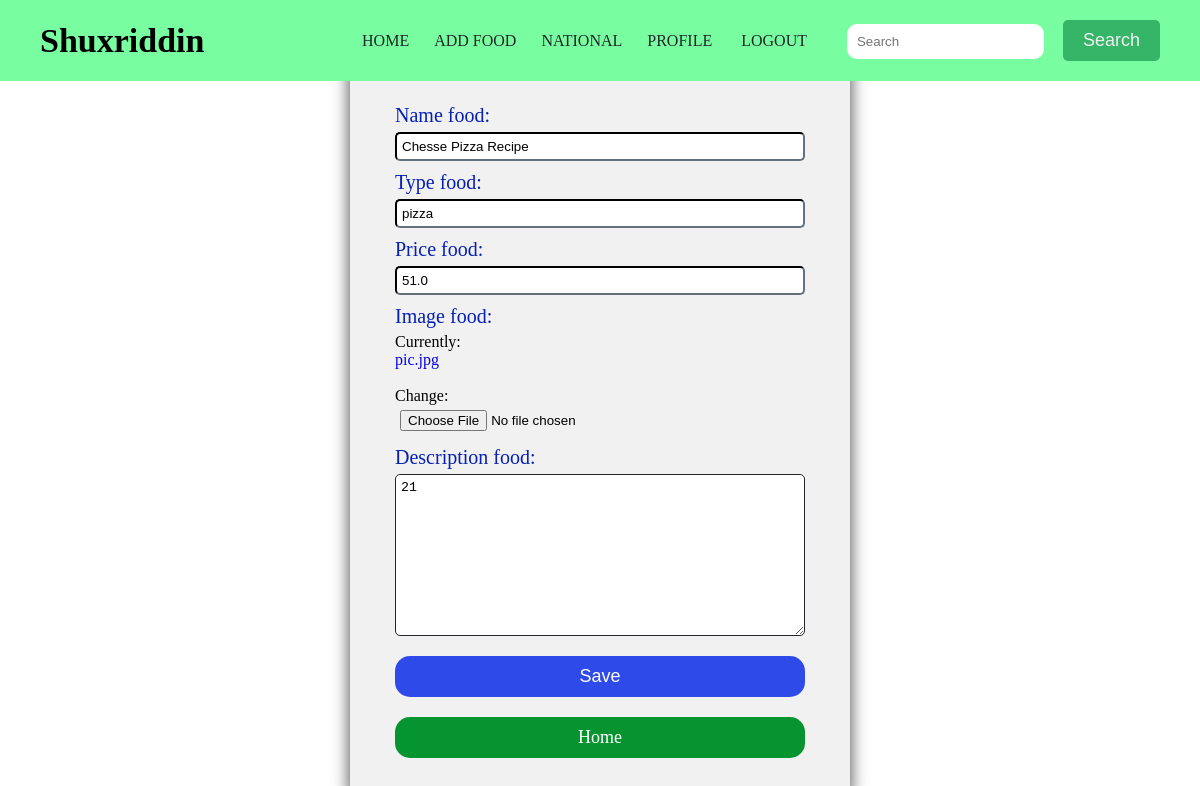
/food/edit/7/ (signed in), run on the app's committed database.
### app/models.py (models this page shows, shortened)
class FoodApp(models.Model):
    user_name = models.ForeignKey(User, on_delete=models.CASCADE, default=1)  # food qo`shishda default=1 bo`lganligi sabab Shuxa ni tanlab ko`rsatadi
    name_food = models.CharField(max_length=100)
    type_food = models.CharField(max_length=200)
    price_food = models.FloatField(default=45.000)
    image_food = models.ImageField(upload_to='food_image', default='pic.jpg')
    description_food = models.TextField()

### app/views.py (the view)
# urls.py: path('edit/<int:id>/', views.update_food, name='update'),
def update_food(request, id):
    food = FoodApp.objects.get(id=id)
    form = CreateFood(request.POST or None, instance=food)
    if request.method == "POST":
        if form.is_valid():
            form.save()
            return redirect('index')
    return render(request, 'food/create_food.html', {'food': food, 'form': form})

### app/forms.py
class CreateFood(forms.ModelForm):
    class Meta:
        model = FoodApp
        fields = ['name_food', 'type_food', 'price_food', 'image_food', 'description_food']

### app/templates/food/create_food.html (shortened to what this page needs)
{% extends 'food/base.html' %}
{% load static %}
    {% block body %}
    <div class="container-form-create">
        <form method="POST" class="create-form">
            <h1>Create Car Card</h1>
            {% for item in form %}
            {{ item.label_tag }}
            {{ item }}
            {% endfor %}
            <button type="submit">Save</button>
            <a href="{% url 'index' %}" class="btn">Home</a>
        </form>
    </div>
    {% endblock %}

### app/static/food/style.css (style rules this page uses)
*, *::after, *::before { margin: 0; padding: 0; box-sizing: border-box; }
body { font-family: Cambria, Cochin, Georgia, Times, 'Times New Roman', serif, sans-serif; max-width: 1920px; margin: 0 auto; }
a { text-decoration: none; }
.btn { padding: 10px 20px; background: #069431; border-radius: 15px; }
.container-form-create { display: flex; align-items: center; justify-content: center; height: 100vh; }
.create-form { width: 500px; display: flex; flex-direction: column; padding: 45px; border-radius: 15px; background: #f1f1f1; box-shadow: 0 0 15px 2px rgba(33, 32, 32, 0.693); }
.create-form h1 { color: #212529; text-align: center; margin-bottom: 25px; }
.create-form label { margin-bottom: 5px; font-size: 20px; color: #0620b3; }
.create-form input, textarea { width: 100%; margin-bottom: 10px; padding: 5px; border-radius: 5px; border-color: #212529; }
.create-form textarea { overflow-y: auto; margin-bottom: 20px; }
.create-form button { width: 100%; padding: 10px; background: #2e4ae9; color: #fff; font-size: 18px; font-weight: 400; border: none; border-radius: 15px; margin-bottom: 20px; cursor: pointer; }
.create-form .btn { color: #fff; font-size: 18px; font-weight: 400; text-align: center; }
.create-form input[type='file'] { border: none; }

### data on the page
FoodApp: form "Chesse Pizza Recipe" "pizza" "51.0" "21"

### other printed values
{{ item.label_tag }} "Name food:" "Type food:" "Price food:" "Image food:" "Description food:"
